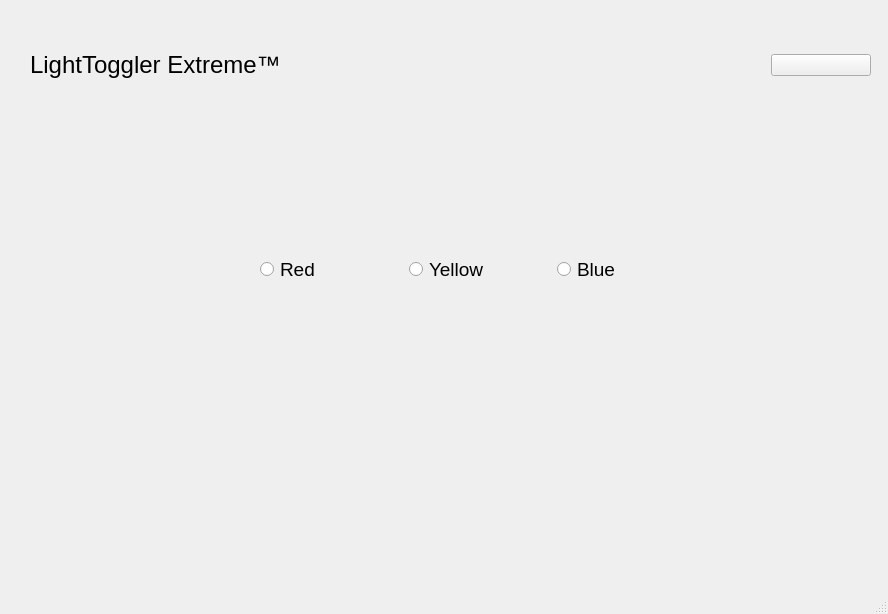
<?xml version="1.0" encoding="UTF-8"?>
<ui version="4.0">
 <class>MainWindow</class>
 <widget class="QMainWindow" name="MainWindow">
  <property name="geometry">
   <rect>
    <x>0</x>
    <y>0</y>
    <width>888</width>
    <height>614</height>
   </rect>
  </property>
  <property name="windowTitle">
   <string>LightToggler Extreme™</string>
  </property>
  <widget class="QWidget" name="centralwidget">
   <widget class="QWidget" name="horizontalLayoutWidget">
    <property name="geometry">
     <rect>
      <x>260</x>
      <y>230</y>
      <width>361</width>
      <height>80</height>
     </rect>
    </property>
    <property name="font">
     <font>
      <pointsize>14</pointsize>
     </font>
    </property>
    <layout class="QHBoxLayout" name="horizontalLayout" stretch="1,1,0">
     <property name="spacing">
      <number>0</number>
     </property>
     <property name="sizeConstraint">
      <enum>QLayout::SetDefaultConstraint</enum>
     </property>
     <item>
      <widget class="QRadioButton" name="btnRed">
       <property name="font">
        <font>
         <pointsize>14</pointsize>
        </font>
       </property>
       <property name="text">
        <string>Red</string>
       </property>
      </widget>
     </item>
     <item>
      <widget class="QRadioButton" name="btnYellow">
       <property name="font">
        <font>
         <pointsize>14</pointsize>
        </font>
       </property>
       <property name="text">
        <string>Yellow</string>
       </property>
      </widget>
     </item>
     <item>
      <widget class="QRadioButton" name="btnBlue">
       <property name="font">
        <font>
         <pointsize>14</pointsize>
        </font>
       </property>
       <property name="text">
        <string>Blue</string>
       </property>
      </widget>
     </item>
    </layout>
   </widget>
   <widget class="QWidget" name="layoutWidget">
    <property name="geometry">
     <rect>
      <x>30</x>
      <y>40</y>
      <width>841</width>
      <height>51</height>
     </rect>
    </property>
    <layout class="QGridLayout" name="gridLayout" columnstretch="0,0,0">
     <property name="horizontalSpacing">
      <number>50</number>
     </property>
     <property name="verticalSpacing">
      <number>0</number>
     </property>
     <item row="0" column="1">
      <widget class="QLabel" name="label">
       <property name="font">
        <font>
         <pointsize>18</pointsize>
        </font>
       </property>
       <property name="text">
        <string>LightToggler Extreme™</string>
       </property>
      </widget>
     </item>
     <item row="0" column="2">
      <widget class="QPushButton" name="btnExit">
       <property name="sizePolicy">
        <sizepolicy hsizetype="Minimum" vsizetype="Fixed">
         <horstretch>0</horstretch>
         <verstretch>0</verstretch>
        </sizepolicy>
       </property>
       <property name="maximumSize">
        <size>
         <width>100</width>
         <height>16777215</height>
        </size>
       </property>
       <property name="text">
        <string/>
       </property>
       <property name="icon">
        <iconset>
         <normaloff>cancel.png</normaloff>cancel.png</iconset>
       </property>
      </widget>
     </item>
    </layout>
   </widget>
  </widget>
  <widget class="QStatusBar" name="statusbar"/>
 </widget>
 <resources/>
 <connections/>
</ui>
